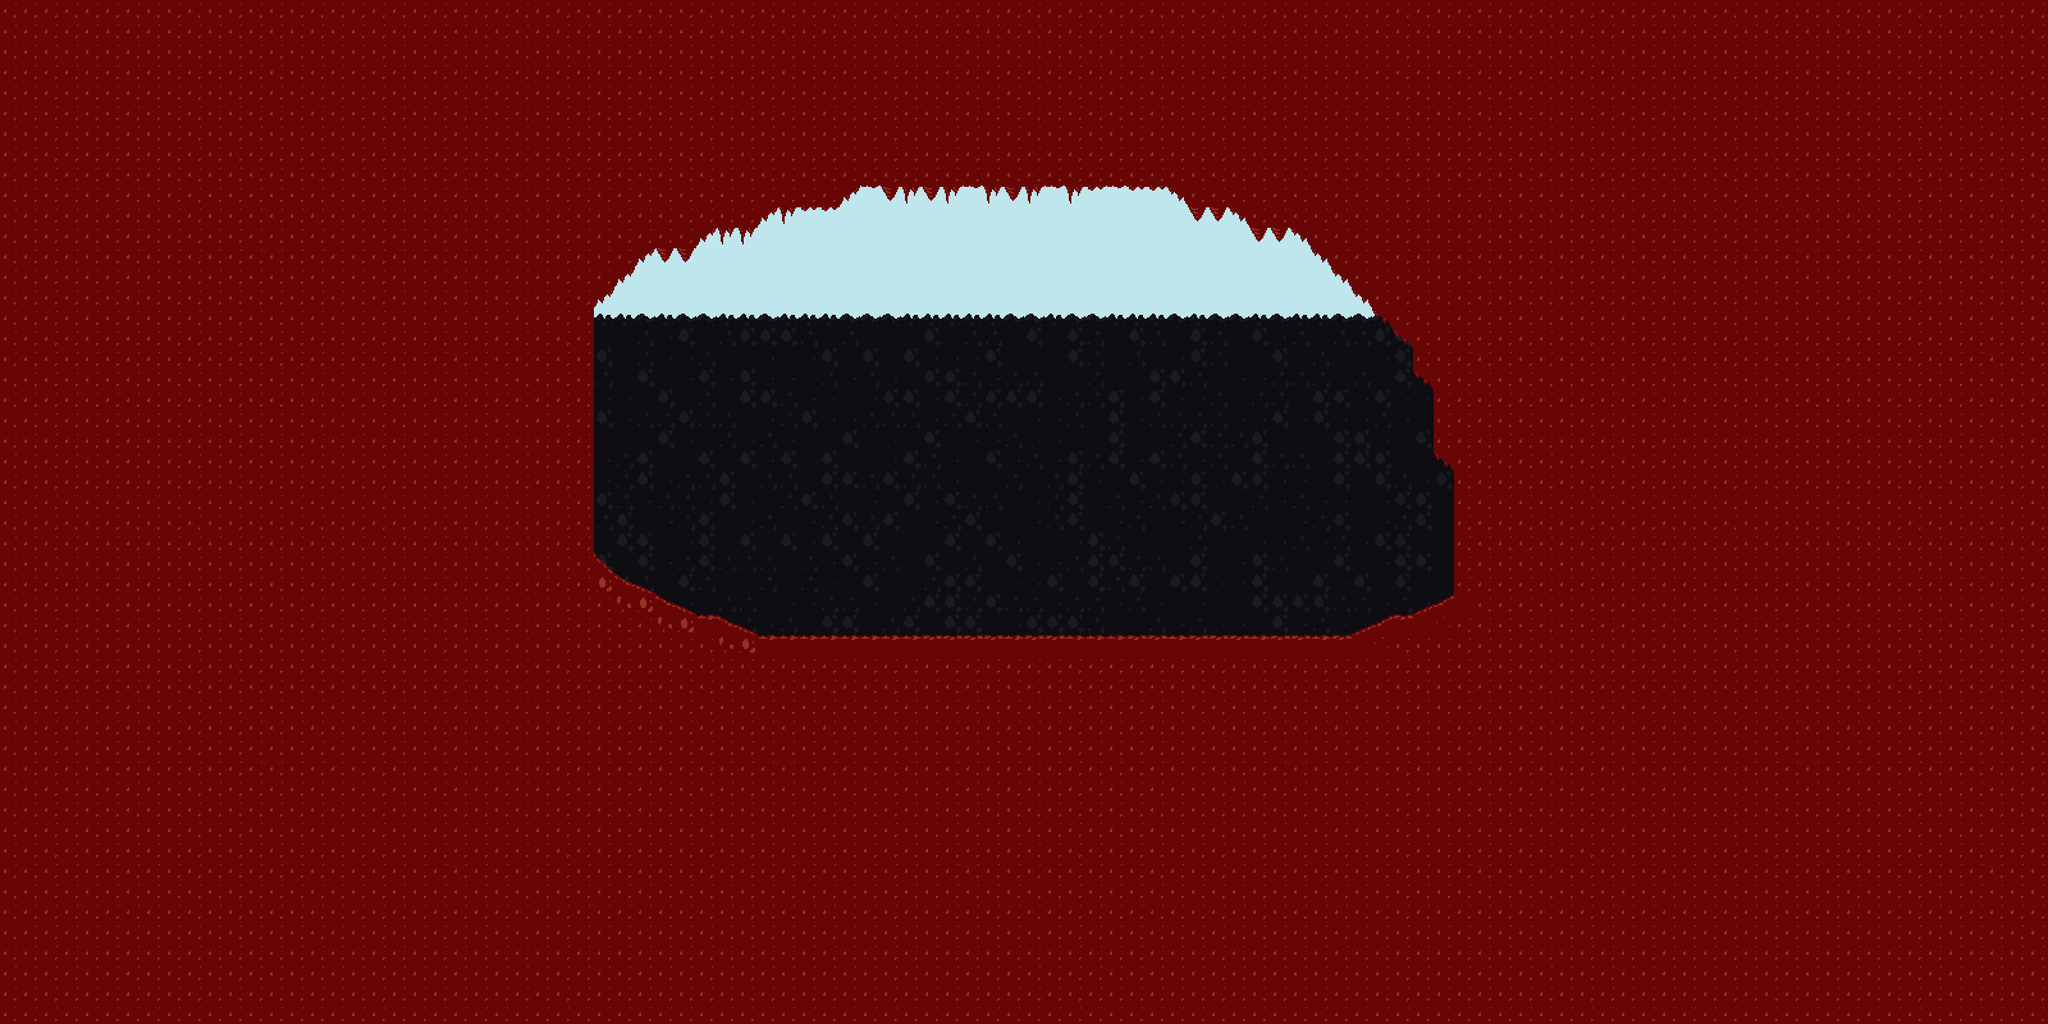

A level layout from a 2D game, rendered from its tile map. Below: a short description, then the map file with tile-grid data replaced by summaries:
An orthogonal 100x50 tile map with 32x32 px tiles, 3 tile layers (Tile Layer 3, Background, Foreground) and 2 objects (Cave, NPC).

<map version="1.0" orientation="orthogonal" width="100" height="50" tilewidth="32" tileheight="32">
 <properties>
  <property name="camera_x" value="112" />
  <property name="camera_y" value="176" />
  <property name="music" value="music/test_music_1.mp3" />
 </properties>
 <tileset firstgid="1" source="tileset.tsx" />
 <layer name="Tile Layer 3" width="100" height="50">
  <properties>
   <property name="parallax" value="0.7" />
  </properties>
  <data>[5000 cells, 5000 non-empty, 7 distinct tile ids]</data>
 </layer>
 <layer name="Background" width="100" height="50">
  <properties>
   <property name="parallax" value="1" />
  </properties>
  <data>[5000 cells, 137 non-empty, 4 distinct tile ids]</data>
 </layer>
 <layer name="Foreground" width="100" height="50">
  <data>[5000 cells, 4226 non-empty, 18 distinct tile ids]</data>
 </layer>
 <objectgroup name="Objects" width="100" height="50">
  <object name="cave" type="Cave" x="1552" y="864" width="128" height="128">
   <properties>
    <property name="cavetype" value="entrance" />
    <property name="mapfile" value="maps/cave.tmx" />
    <property name="spawnpoint" value="cave_exit" />
   </properties>
  </object>
  <object type="NPC" x="1280" y="896" width="64" height="96">
   <properties>
    <property name="filename" value="dialogs/npc_end.json" />
   </properties>
  </object>
 </objectgroup>
</map>